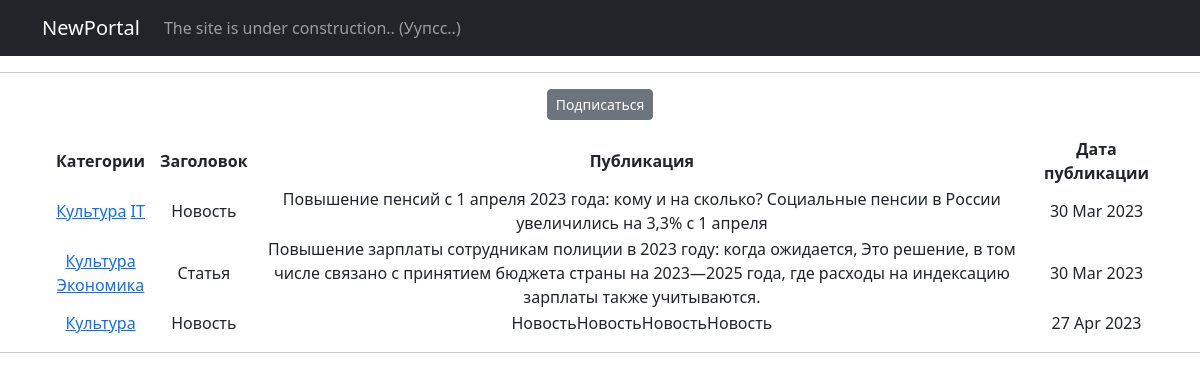
Page /news/categories/2 on the committed database.
### news/models.py (models this page shows, shortened)
class Category(models.Model):
    themes = models.CharField(max_length=2, choices=OPTIONS, unique=True)
    subscribers = models.ManyToManyField(User, blank=True, related_name='categories')
    def __str__(self):
        return self.get_themes_display()

class Post(models.Model):
    author = models.ForeignKey(Author, on_delete=models.CASCADE)
    view = models.CharField(max_length=2, choices=OPTIONS)
    time_in = models.DateTimeField(auto_now_add=True)
    category = models.ManyToManyField(Category, through='PostCategory')
    title = models.CharField(max_length=250)
    text = models.TextField()
    rating_post = models.IntegerField(default=0)

### news/views.py (the view)
# urls.py: path('categories/<int:pk>', CategoryListView.as_view(), name='category_list'),
class CategoryListView(PostsList):
    model = Post
    template_name = 'category_list.html'
    context_object_name = 'category_news_list'
    def get_queryset(self):
        self.category = get_object_or_404(Category, id=self.kwargs['pk'])
        queryset = Post.objects.filter(category=self.category).order_by('time_in')
        return queryset
    def get_context_data(self, **kwargs):
        context = super().get_context_data(**kwargs)
        context['is_not_subscriber'] = self.request.user not in self.category.subscribers.all()
        context['category'] = self.category
        return context

### news/templatetags/custom_filters.py (called while the page is built)
@register.filter()
def censor(text):
    stop_list = ['Гидра', 'Скотина', 'Падла',
                 'Гнида', 'Редиска',
                 'Padla', 'CkotiHa',
                 'Padla', 'GHida', 'Редиска',
                 'П4дл4', 'Плохой', 'Фигня']
    for word in stop_list:
        pattern = re.compile(word, re.IGNORECASE)
        text = pattern.sub(word[0] + "*" * len(word), text)
    return text

### news/views.py (called while the page is built)
    def get_context_data(self, **kwargs):
        context = super().get_context_data(**kwargs)
        return context

### templates/category_list.html (shortened to what this page needs)
{% extends 'flatpages/default.html' %}
{% load custom_filters %}
{% block content %}
{% if is_not_subscriber %}
<p class="text-center"><a href="{% url 'subscribe' category.id %}" class="btn btn-secondary btn-sm">Подписаться</a></p>
{% endif %}
{% if category_news_list %}
<table>
    <tr>
        <td><b>Категории</b></td>
        <td><b>Заголовок</b></td>
        <td><b>Публикация</b></td>
        <td><b>Дата публикации</b></td>
    </tr>
    {% for post in category_news_list %}
    <tr>
        <td>
            {% for category in post.category.all %}
            <a href="{% url 'category_list' category.id %}">{{ category }}</a>
            {% endfor %}
        </td>
        <td>{{ post.title}}</td>
        <td>{{ post.text|truncatewords:40|censor }}</td>
        <td>{{ post.time_in|date:'d M Y' }}</td>
    </tr>
    {% endfor %}
</table>
{% else %}
<h2>Новостей нет!</h2>
{% endif %}
{% endblock%}

### rows in the picture
Post: title "Новость", text|censor "Повышение пенсий с 1 апреля 2023 года: кому и на сколько? Социальные пенсии в России увеличились на 3,3% с 1 апреля", time_in "30 Mar 2023"
Category: themes "Культура"
Category: themes "IT"
Post: title "Статья", text|censor "Повышение зарплаты сотрудникам полиции в 2023 году: когда ожидается, Это решение, в том числе связано с принятием бюджета страны на 2023—2025 года, где расходы на индексацию зарплаты также учитываются.", time_in "30 Mar 2023"
Category: themes "Экономика"
Post: title "Новость", text|censor "НовостьНовостьНовостьНовость", time_in "27 Apr 2023"
